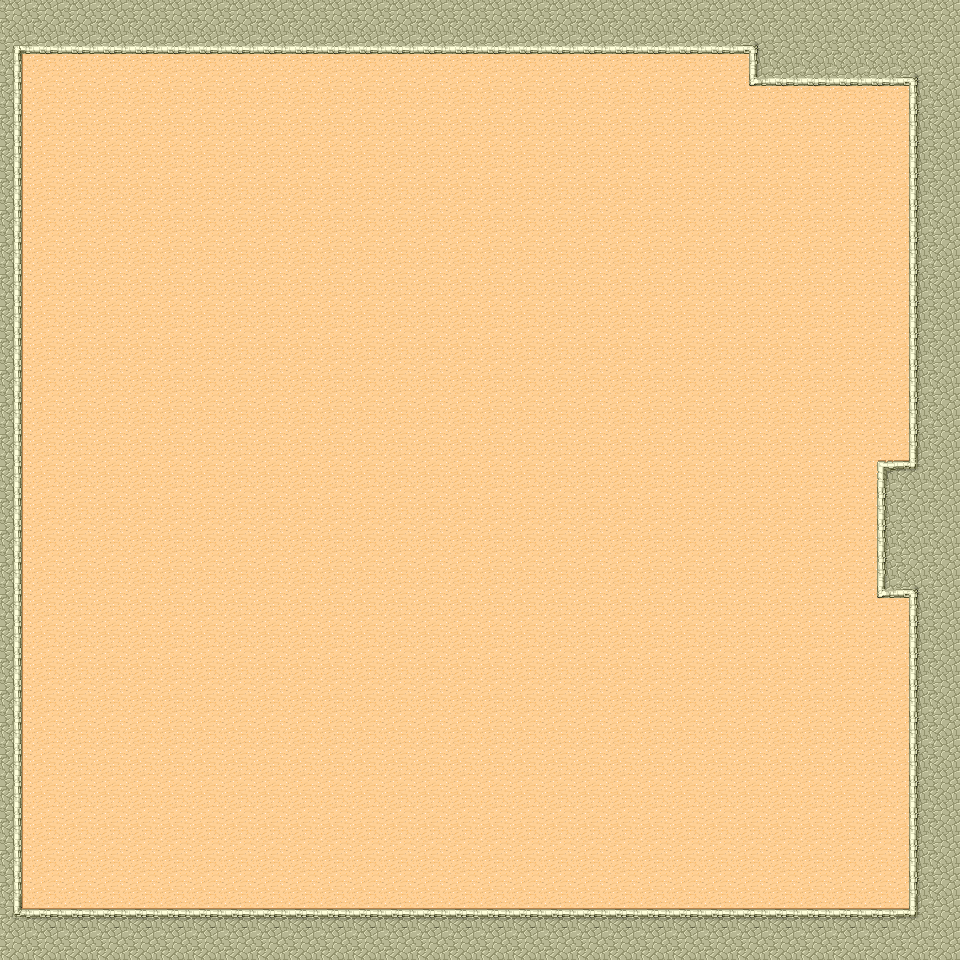

Rendered tile map (Tiled .tmx) drawn with the repository's tilesets; below, a short description and the full map source, tile grids included:
An orthogonal 30x30 tile map with 32x32 px tiles, 1 tile layer (Слой тайлов 1).

<map version="1.4" tiledversion="1.4.3" orientation="orthogonal" renderorder="right-down" width="30" height="30" tilewidth="32" tileheight="32" infinite="0" nextlayerid="2" nextobjectid="1">
 <tileset firstgid="1" source="tmw_desert_spacing.tsx" />
 <layer id="1" name="Слой тайлов 1" width="30" height="30">
  <data encoding="csv">
34,34,34,34,34,34,34,34,34,34,34,34,34,34,34,34,34,34,34,34,34,34,34,34,34,34,34,34,34,34,
36,42,42,42,42,42,42,42,42,42,42,42,42,42,42,42,42,42,42,42,42,42,42,37,34,34,34,34,34,34,
35,30,30,30,30,30,30,30,30,30,30,30,30,30,30,30,30,30,30,30,30,30,30,41,42,42,42,42,37,34,
35,30,30,30,30,30,30,30,30,30,30,30,30,30,30,30,30,30,30,30,30,30,30,30,30,30,30,30,33,34,
35,30,30,30,30,30,30,30,30,30,30,30,30,30,30,30,30,30,30,30,30,30,30,30,30,30,30,30,33,34,
35,30,30,30,30,30,30,30,30,30,30,30,30,30,30,30,30,30,30,30,30,30,30,30,30,30,30,30,33,34,
35,30,30,30,30,30,30,30,30,30,30,30,30,30,30,30,30,30,30,30,30,30,30,30,30,30,30,30,33,34,
35,30,30,30,30,30,30,30,30,30,30,30,30,30,30,30,30,30,30,30,30,30,30,30,30,30,30,30,33,34,
35,30,30,30,30,30,30,30,30,30,30,30,30,30,30,30,30,30,30,30,30,30,30,30,30,30,30,30,33,34,
35,30,30,30,30,30,30,30,30,30,30,30,30,30,30,30,30,30,30,30,30,30,30,30,30,30,30,30,33,34,
35,30,30,30,30,30,30,30,30,30,30,30,30,30,30,30,30,30,30,30,30,30,30,30,30,30,30,30,33,34,
35,30,30,30,30,30,30,30,30,30,30,30,30,30,30,30,30,30,30,30,30,30,30,30,30,30,30,30,33,34,
35,30,30,30,30,30,30,30,30,30,30,30,30,30,30,30,30,30,30,30,30,30,30,30,30,30,30,30,33,34,
35,30,30,30,30,30,30,30,30,30,30,30,30,30,30,30,30,30,30,30,30,30,30,30,30,30,30,30,33,34,
35,30,30,30,30,30,30,30,30,30,30,30,30,30,30,30,30,30,30,30,30,30,30,30,30,30,30,25,45,34,
35,30,30,30,30,30,30,30,30,30,30,30,30,30,30,30,30,30,30,30,30,30,30,30,30,30,30,33,34,34,
35,30,30,30,30,30,30,30,30,30,30,30,30,30,30,30,30,30,30,30,30,30,30,30,30,30,30,33,34,34,
35,30,30,30,30,30,30,30,30,30,30,30,30,30,30,30,30,30,30,30,30,30,30,30,30,30,30,33,34,34,
35,30,30,30,30,30,30,30,30,30,30,30,30,30,30,30,30,30,30,30,30,30,30,30,30,30,30,41,37,34,
35,30,30,30,30,30,30,30,30,30,30,30,30,30,30,30,30,30,30,30,30,30,30,30,30,30,30,30,33,34,
35,30,30,30,30,30,30,30,30,30,30,30,30,30,30,30,30,30,30,30,30,30,30,30,30,30,30,30,33,34,
35,30,30,30,30,30,30,30,30,30,30,30,30,30,30,30,30,30,30,30,30,30,30,30,30,30,30,30,33,34,
35,30,30,30,30,30,30,30,30,30,30,30,30,30,30,30,30,30,30,30,30,30,30,30,30,30,30,30,33,34,
35,30,30,30,30,30,30,30,30,30,30,30,30,30,30,30,30,30,30,30,30,30,30,30,30,30,30,30,33,34,
35,30,30,30,30,30,30,30,30,30,30,30,30,30,30,30,30,30,30,30,30,30,30,30,30,30,30,30,33,34,
35,30,30,30,30,30,30,30,30,30,30,30,30,30,30,30,30,30,30,30,30,30,30,30,30,30,30,30,33,34,
35,30,30,30,30,30,30,30,30,30,30,30,30,30,30,30,30,30,30,30,30,30,30,30,30,30,30,30,33,34,
35,30,30,30,30,30,30,30,30,30,30,30,30,30,30,30,30,30,30,30,30,30,30,30,30,30,30,30,33,34,
44,26,26,26,26,26,26,26,26,26,26,26,26,26,26,26,26,26,26,26,26,26,26,26,26,26,26,26,45,34,
34,34,34,34,34,34,34,34,34,34,34,34,34,34,34,34,34,34,34,34,34,34,34,34,34,34,34,34,34,34
</data>
 </layer>
</map>
